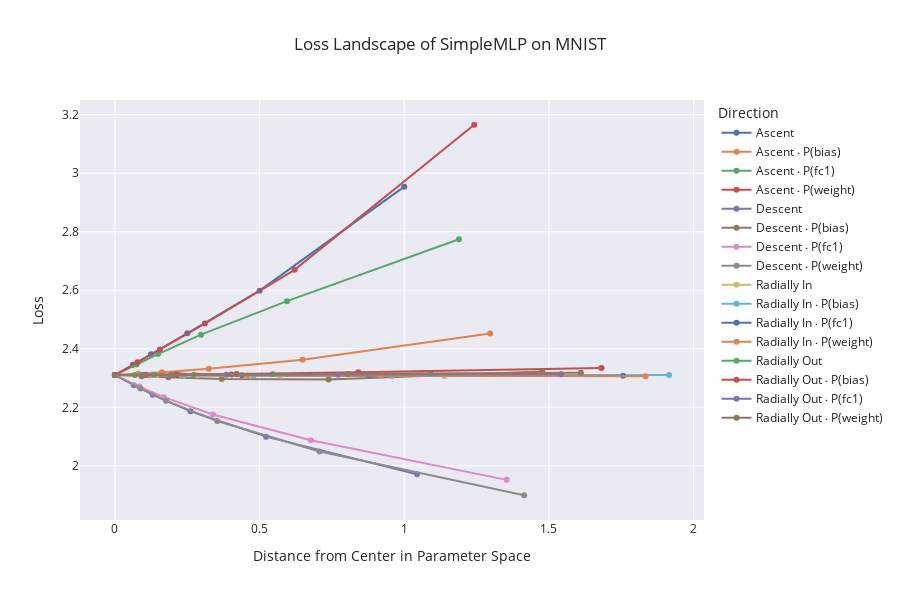

The code cell stored with this chart in its notebook:
### Code cell
import plotly.graph_objects as go

# Create a Plotly figure
fig = go.Figure()

# Plotting directly from grouped data
for direction, data in df.groupby(level='Direction'):
    fig.add_trace(go.Scatter(
        x=data.index.get_level_values('Distance'),
        y=data['Loss'],
        mode='lines+markers',
        name=direction
    ))

# Set axis labels and title with adjusted figure dimensions
fig.update_layout(
    title=f'Loss Landscape of {center_model.__class__.__name__} on {dataset.__class__.__name__}',
    xaxis_title='Distance from Center in Parameter Space',
    yaxis_title='Loss',
    legend_title='Direction',
    template='seaborn',
    height=600,
)


# Show the figure
fig.show()

### Figure 1 — Plotly figure (JSON) as saved in the notebook; plotly's stock layout.template omitted (floating-point values rounded to 4 significant figures)
{"data": [{"mode": "lines+markers", "name": "Ascent", "type": "scatter", "x": [0, 0.0625, 0.125, 0.25, 0.5, 1], "y": [2.31, 2.345, 2.381, 2.453, 2.599, 2.954]}, {"mode": "lines+markers", "name": "Ascent ⋅ P(bias)", "type": "scatter", "x": [0, 0.08105, 0.1621, 0.3242, 0.6484, 1.297], "y": [2.31, 2.315, 2.32, 2.332, 2.362, 2.452]}, {"mode": "lines+markers", "name": "Ascent ⋅ P(fc1)", "type": "scatter", "x": [0, 0.07433, 0.1487, 0.2973, 0.5946, 1.189], "y": [2.31, 2.346, 2.382, 2.448, 2.563, 2.775]}, {"mode": "lines+markers", "name": "Ascent ⋅ P(weight)", "type": "scatter", "x": [0, 0.07762, 0.1552, 0.3105, 0.6209, 1.242], "y": [2.31, 2.354, 2.398, 2.486, 2.67, 3.166]}, {"mode": "lines+markers", "name": "Descent", "type": "scatter", "x": [0, 0.06527, 0.1305, 0.2611, 0.5221, 1.044], "y": [2.31, 2.276, 2.243, 2.187, 2.1, 1.971]}, {"mode": "lines+markers", "name": "Descent ⋅ P(bias)", "type": "scatter", "x": [0, 0.0923, 0.1846, 0.3692, 0.7384, 1.477], "y": [2.31, 2.306, 2.302, 2.297, 2.295, 2.322]}, {"mode": "lines+markers", "name": "Descent ⋅ P(fc1)", "type": "scatter", "x": [0, 0.08464, 0.1693, 0.3386, 0.6771, 1.354], "y": [2.31, 2.271, 2.235, 2.175, 2.088, 1.952]}, {"mode": "lines+markers", "name": "Descent ⋅ P(weight)", "type": "scatter", "x": [0, 0.08839, 0.1768, 0.3536, 0.7071, 1.414], "y": [2.31, 2.264, 2.222, 2.153, 2.049, 1.899]}, {"mode": "lines+markers", "name": "Radially In", "type": "scatter", "x": [0, 0.07117, 0.1423, 0.2847, 0.5694, 1.139], "y": [2.31, 2.31, 2.31, 2.309, 2.308, 2.307]}, {"mode": "lines+markers", "name": "Radially In ⋅ P(bias)", "type": "scatter", "x": [0, 0.1197, 0.2394, 0.4788, 0.9576, 1.915], "y": [2.31, 2.31, 2.309, 2.308, 2.307, 2.311]}, {"mode": "lines+markers", "name": "Radially In ⋅ P(fc1)", "type": "scatter", "x": [0, 0.1098, 0.2195, 0.4391, 0.8781, 1.756], "y": [2.31, 2.31, 2.31, 2.31, 2.309, 2.308]}, {"mode": "lines+markers", "name": "Radially In ⋅ P(weight)", "type": "scatter", "x": [0, 0.1146, 0.2293, 0.4585, 0.917, 1.834], "y": [2.31, 2.31, 2.31, 2.309, 2.308, 2.306]}, {"mode": "lines+markers", "name": "Radially Out", "type": "scatter", "x": [0, 0.06816, 0.1363, 0.2726, 0.5453, 1.091], "y": [2.31, 2.311, 2.311, 2.312, 2.313, 2.316]}, {"mode": "lines+markers", "name": "Radially Out ⋅ P(bias)", "type": "scatter", "x": [0, 0.1051, 0.2102, 0.4204, 0.8409, 1.682], "y": [2.31, 2.311, 2.312, 2.314, 2.32, 2.335]}, {"mode": "lines+markers", "name": "Radially Out ⋅ P(fc1)", "type": "scatter", "x": [0, 0.09639, 0.1928, 0.3856, 0.7711, 1.542], "y": [2.31, 2.311, 2.311, 2.311, 2.312, 2.313]}, {"mode": "lines+markers", "name": "Radially Out ⋅ P(weight)", "type": "scatter", "x": [0, 0.1007, 0.2013, 0.4026, 0.8052, 1.61], "y": [2.31, 2.311, 2.311, 2.312, 2.314, 2.318]}], "layout": {"height": 600, "legend": {"title": {"text": "Direction"}}, "title": {"text": "Loss Landscape of SimpleMLP on MNIST"}, "xaxis": {"title": {"text": "Distance from Center in Parameter Space"}}, "yaxis": {"title": {"text": "Loss"}}}}
